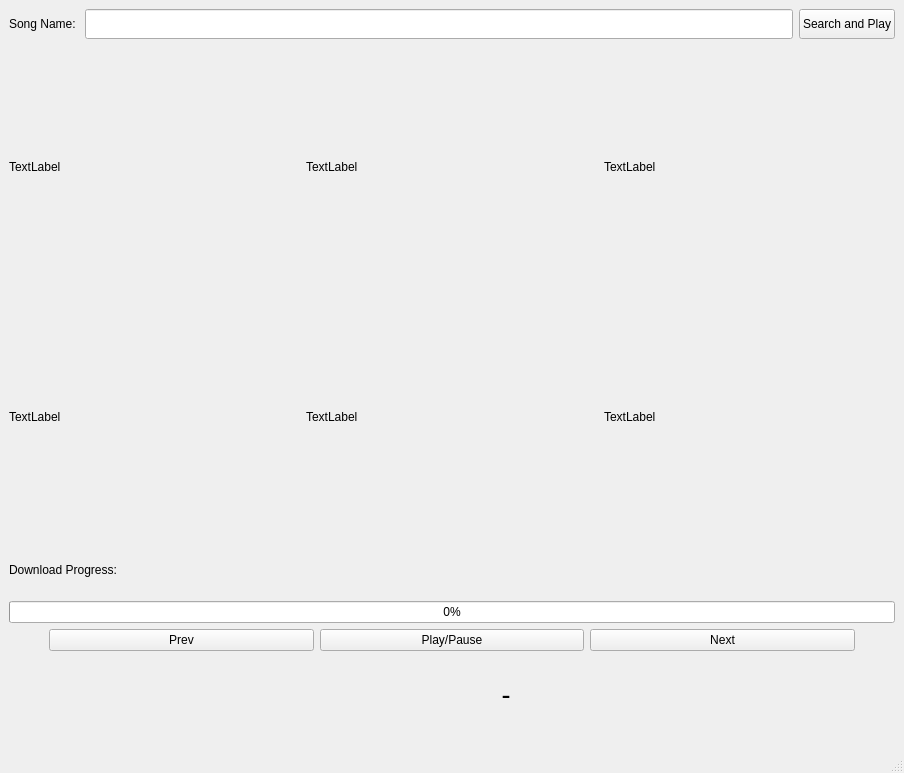
<?xml version="1.0" encoding="UTF-8"?>
<ui version="4.0">
 <class>MainWindow</class>
 <widget class="QMainWindow" name="MainWindow">
  <property name="geometry">
   <rect>
    <x>0</x>
    <y>0</y>
    <width>904</width>
    <height>773</height>
   </rect>
  </property>
  <property name="contextMenuPolicy">
   <enum>Qt::PreventContextMenu</enum>
  </property>
  <property name="windowTitle">
   <string>MainWindow</string>
  </property>
  <widget class="QWidget" name="centralwidget">
   <layout class="QGridLayout" name="gridLayout">
    <item row="0" column="0">
     <layout class="QVBoxLayout" name="verticalLayout">
      <property name="sizeConstraint">
       <enum>QLayout::SetMaximumSize</enum>
      </property>
      <item>
       <layout class="QHBoxLayout" name="horizontalLayout_6">
        <property name="sizeConstraint">
         <enum>QLayout::SetFixedSize</enum>
        </property>
        <item>
         <widget class="QLabel" name="label">
          <property name="maximumSize">
           <size>
            <width>16777215</width>
            <height>30</height>
           </size>
          </property>
          <property name="text">
           <string>Song Name: </string>
          </property>
         </widget>
        </item>
        <item>
         <widget class="QLineEdit" name="text_b">
          <property name="maximumSize">
           <size>
            <width>16777215</width>
            <height>30</height>
           </size>
          </property>
         </widget>
        </item>
        <item>
         <widget class="QPushButton" name="search">
          <property name="maximumSize">
           <size>
            <width>16777215</width>
            <height>30</height>
           </size>
          </property>
          <property name="text">
           <string>Search and Play</string>
          </property>
         </widget>
        </item>
       </layout>
      </item>
      <item>
       <layout class="QHBoxLayout" name="horizontalLayout_2">
        <item>
         <layout class="QVBoxLayout" name="verticalLayout_2">
          <item>
           <widget class="QLabel" name="album_1_thumbnail">
            <property name="text">
             <string>TextLabel</string>
            </property>
           </widget>
          </item>
          <item>
           <widget class="QLabel" name="album_1_name">
            <property name="text">
             <string>TextLabel</string>
            </property>
           </widget>
          </item>
         </layout>
        </item>
        <item>
         <layout class="QVBoxLayout" name="verticalLayout_4">
          <item>
           <widget class="QLabel" name="album_2_thumbnail">
            <property name="text">
             <string>TextLabel</string>
            </property>
           </widget>
          </item>
          <item>
           <widget class="QLabel" name="album_2_name">
            <property name="text">
             <string>TextLabel</string>
            </property>
           </widget>
          </item>
         </layout>
        </item>
        <item>
         <layout class="QVBoxLayout" name="verticalLayout_6">
          <item>
           <widget class="QLabel" name="album_3_name">
            <property name="text">
             <string>TextLabel</string>
            </property>
           </widget>
          </item>
          <item>
           <widget class="QLabel" name="album_3_thumbnail">
            <property name="text">
             <string>TextLabel</string>
            </property>
           </widget>
          </item>
         </layout>
        </item>
       </layout>
      </item>
      <item>
       <widget class="QLabel" name="label_2">
        <property name="maximumSize">
         <size>
          <width>16777215</width>
          <height>50</height>
         </size>
        </property>
        <property name="text">
         <string>Download Progress:</string>
        </property>
       </widget>
      </item>
      <item>
       <widget class="QProgressBar" name="p_bar">
        <property name="value">
         <number>0</number>
        </property>
       </widget>
      </item>
      <item>
       <layout class="QHBoxLayout" name="horizontalLayout">
        <item>
         <spacer name="horizontalSpacer_2">
          <property name="orientation">
           <enum>Qt::Horizontal</enum>
          </property>
          <property name="sizeType">
           <enum>QSizePolicy::Ignored</enum>
          </property>
          <property name="sizeHint" stdset="0">
           <size>
            <width>40</width>
            <height>20</height>
           </size>
          </property>
         </spacer>
        </item>
        <item>
         <widget class="QPushButton" name="Prev">
          <property name="text">
           <string>Prev</string>
          </property>
         </widget>
        </item>
        <item>
         <widget class="QPushButton" name="Play">
          <property name="text">
           <string>Play/Pause</string>
          </property>
         </widget>
        </item>
        <item>
         <widget class="QPushButton" name="Next">
          <property name="text">
           <string>Next</string>
          </property>
         </widget>
        </item>
        <item>
         <spacer name="horizontalSpacer">
          <property name="orientation">
           <enum>Qt::Horizontal</enum>
          </property>
          <property name="sizeType">
           <enum>QSizePolicy::Ignored</enum>
          </property>
          <property name="sizeHint" stdset="0">
           <size>
            <width>40</width>
            <height>20</height>
           </size>
          </property>
         </spacer>
        </item>
       </layout>
      </item>
      <item>
       <layout class="QHBoxLayout" name="horizontalLayout_4">
        <property name="sizeConstraint">
         <enum>QLayout::SetMaximumSize</enum>
        </property>
        <property name="leftMargin">
         <number>10</number>
        </property>
        <property name="topMargin">
         <number>0</number>
        </property>
        <property name="rightMargin">
         <number>10</number>
        </property>
        <property name="bottomMargin">
         <number>10</number>
        </property>
        <item>
         <widget class="QLabel" name="image_label">
          <property name="maximumSize">
           <size>
            <width>75</width>
            <height>75</height>
           </size>
          </property>
          <property name="text">
           <string/>
          </property>
         </widget>
        </item>
        <item>
         <widget class="QLabel" name="current_playing">
          <property name="maximumSize">
           <size>
            <width>700</width>
            <height>75</height>
           </size>
          </property>
          <property name="font">
           <font>
            <pointsize>20</pointsize>
           </font>
          </property>
          <property name="text">
           <string>-</string>
          </property>
          <property name="alignment">
           <set>Qt::AlignCenter</set>
          </property>
          <property name="wordWrap">
           <bool>true</bool>
          </property>
         </widget>
        </item>
       </layout>
      </item>
     </layout>
    </item>
   </layout>
  </widget>
  <widget class="QMenuBar" name="menubar">
   <property name="geometry">
    <rect>
     <x>0</x>
     <y>0</y>
     <width>904</width>
     <height>30</height>
    </rect>
   </property>
  </widget>
  <widget class="QStatusBar" name="statusbar">
   <property name="enabled">
    <bool>true</bool>
   </property>
  </widget>
 </widget>
 <resources/>
 <connections/>
</ui>
